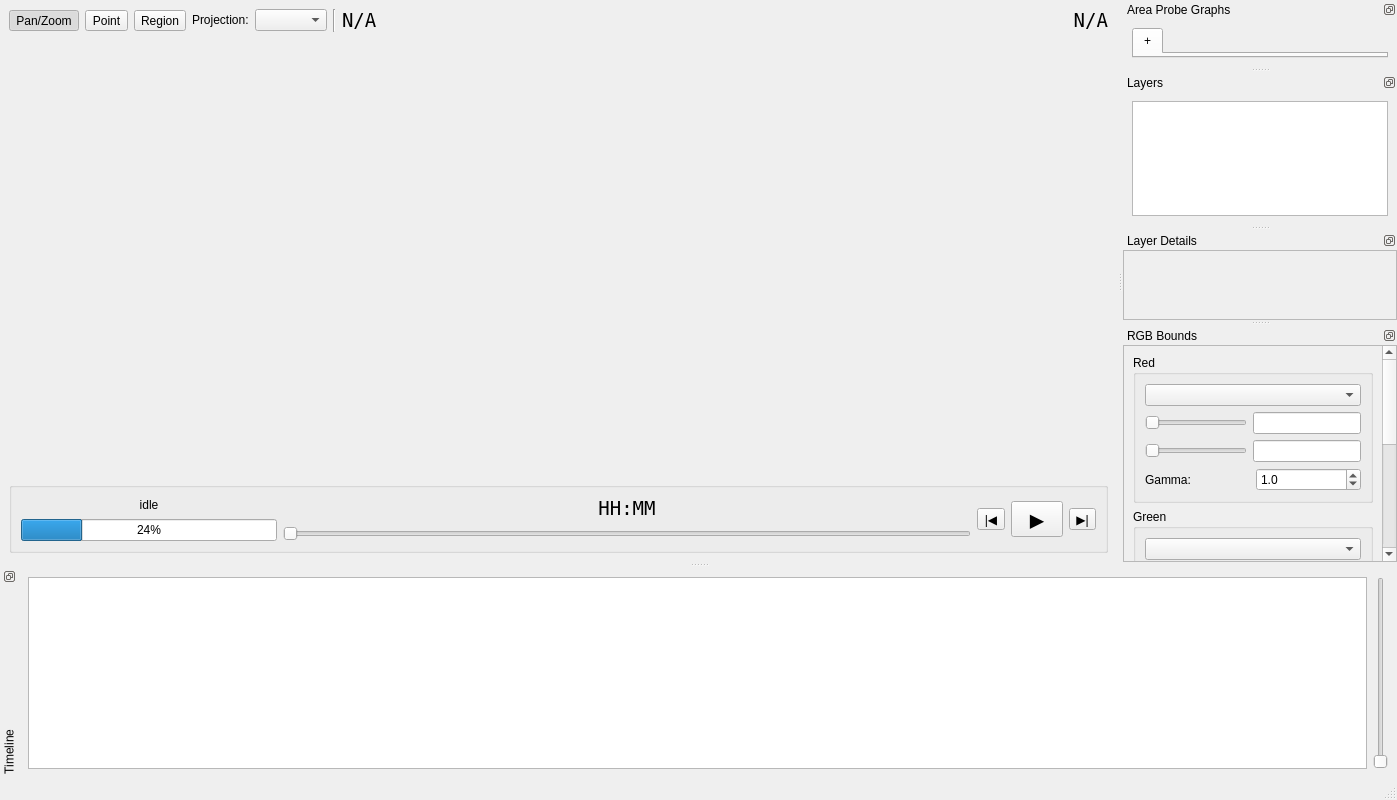
<?xml version="1.0" encoding="UTF-8"?>
<ui version="4.0">
 <class>MainWindow</class>
 <widget class="QMainWindow" name="MainWindow">
  <property name="geometry">
   <rect>
    <x>0</x>
    <y>0</y>
    <width>1397</width>
    <height>800</height>
   </rect>
  </property>
  <property name="acceptDrops">
   <bool>true</bool>
  </property>
  <property name="windowTitle">
   <string>SIFT |X.X.X|</string>
  </property>
  <widget class="QWidget" name="centralwidget">
   <layout class="QVBoxLayout" name="verticalLayout_2">
    <item>
     <layout class="QHBoxLayout" name="horizontalLayout_2">
      <item>
       <widget class="QToolButton" name="panZoomToolButton">
        <property name="sizePolicy">
         <sizepolicy hsizetype="Fixed" vsizetype="Fixed">
          <horstretch>0</horstretch>
          <verstretch>0</verstretch>
         </sizepolicy>
        </property>
        <property name="minimumSize">
         <size>
          <width>0</width>
          <height>0</height>
         </size>
        </property>
        <property name="toolTip">
         <string>Pan/Zoom Tool</string>
        </property>
        <property name="statusTip">
         <string>Left mouse click and drag pans the scene</string>
        </property>
        <property name="text">
         <string>Pan/Zoom</string>
        </property>
        <property name="checkable">
         <bool>true</bool>
        </property>
        <property name="checked">
         <bool>true</bool>
        </property>
        <property name="autoExclusive">
         <bool>false</bool>
        </property>
        <property name="autoRaise">
         <bool>false</bool>
        </property>
        <attribute name="buttonGroup">
         <string notr="true">buttonGroup</string>
        </attribute>
       </widget>
      </item>
      <item>
       <widget class="QToolButton" name="pointSelectButton">
        <property name="sizePolicy">
         <sizepolicy hsizetype="Fixed" vsizetype="Fixed">
          <horstretch>0</horstretch>
          <verstretch>0</verstretch>
         </sizepolicy>
        </property>
        <property name="minimumSize">
         <size>
          <width>0</width>
          <height>0</height>
         </size>
        </property>
        <property name="toolTip">
         <string>Point Probe Tool</string>
        </property>
        <property name="statusTip">
         <string>Left mouse click probes a single point in the scene</string>
        </property>
        <property name="text">
         <string>Point</string>
        </property>
        <property name="checkable">
         <bool>true</bool>
        </property>
        <attribute name="buttonGroup">
         <string notr="true">buttonGroup</string>
        </attribute>
       </widget>
      </item>
      <item>
       <widget class="QToolButton" name="regionSelectButton">
        <property name="sizePolicy">
         <sizepolicy hsizetype="Fixed" vsizetype="Fixed">
          <horstretch>0</horstretch>
          <verstretch>0</verstretch>
         </sizepolicy>
        </property>
        <property name="toolTip">
         <string>Region Probe Tool</string>
        </property>
        <property name="statusTip">
         <string>Left mouse click creates a polygon vertex (click initial vertex to complete)</string>
        </property>
        <property name="text">
         <string>Region</string>
        </property>
        <property name="checkable">
         <bool>true</bool>
        </property>
        <attribute name="buttonGroup">
         <string notr="true">buttonGroup</string>
        </attribute>
       </widget>
      </item>
      <item>
       <widget class="QLabel" name="projectionLabel">
        <property name="enabled">
         <bool>true</bool>
        </property>
        <property name="sizePolicy">
         <sizepolicy hsizetype="Fixed" vsizetype="Fixed">
          <horstretch>0</horstretch>
          <verstretch>0</verstretch>
         </sizepolicy>
        </property>
        <property name="text">
         <string>Projection:</string>
        </property>
       </widget>
      </item>
      <item>
       <widget class="QNoScrollComboBox" name="projectionComboBox">
        <property name="enabled">
         <bool>true</bool>
        </property>
       </widget>
      </item>
      <item>
       <widget class="Line" name="line">
        <property name="orientation">
         <enum>Qt::Vertical</enum>
        </property>
       </widget>
      </item>
      <item>
       <widget class="QLabel" name="cursorProbeText">
        <property name="sizePolicy">
         <sizepolicy hsizetype="Expanding" vsizetype="Preferred">
          <horstretch>0</horstretch>
          <verstretch>0</verstretch>
         </sizepolicy>
        </property>
        <property name="minimumSize">
         <size>
          <width>250</width>
          <height>0</height>
         </size>
        </property>
        <property name="maximumSize">
         <size>
          <width>16777215</width>
          <height>16777215</height>
         </size>
        </property>
        <property name="font">
         <font>
          <family>Andale Mono</family>
          <pointsize>14</pointsize>
         </font>
        </property>
        <property name="toolTip">
         <string>Value under cursor</string>
        </property>
        <property name="statusTip">
         <string>Top layer data value under point probe</string>
        </property>
        <property name="text">
         <string>N/A</string>
        </property>
        <property name="scaledContents">
         <bool>false</bool>
        </property>
        <property name="alignment">
         <set>Qt::AlignLeading|Qt::AlignLeft|Qt::AlignVCenter</set>
        </property>
       </widget>
      </item>
      <item>
       <spacer name="horizontalSpacer">
        <property name="orientation">
         <enum>Qt::Horizontal</enum>
        </property>
        <property name="sizeHint" stdset="0">
         <size>
          <width>40</width>
          <height>20</height>
         </size>
        </property>
       </spacer>
      </item>
      <item>
       <widget class="QLabel" name="cursorProbeLayer">
        <property name="sizePolicy">
         <sizepolicy hsizetype="Expanding" vsizetype="Preferred">
          <horstretch>0</horstretch>
          <verstretch>0</verstretch>
         </sizepolicy>
        </property>
        <property name="minimumSize">
         <size>
          <width>200</width>
          <height>0</height>
         </size>
        </property>
        <property name="font">
         <font>
          <family>Andale Mono</family>
          <pointsize>14</pointsize>
         </font>
        </property>
        <property name="text">
         <string>N/A</string>
        </property>
        <property name="alignment">
         <set>Qt::AlignRight|Qt::AlignTrailing|Qt::AlignVCenter</set>
        </property>
       </widget>
      </item>
     </layout>
    </item>
    <item>
     <widget class="QWidget" name="mainMapWidget" native="true">
      <property name="sizePolicy">
       <sizepolicy hsizetype="Expanding" vsizetype="Expanding">
        <horstretch>0</horstretch>
        <verstretch>0</verstretch>
       </sizepolicy>
      </property>
      <layout class="QVBoxLayout" name="verticalLayout_5">
       <item>
        <layout class="QVBoxLayout" name="verticalLayout_3"/>
       </item>
      </layout>
     </widget>
    </item>
    <item>
     <widget class="Line" name="line_2">
      <property name="orientation">
       <enum>Qt::Vertical</enum>
      </property>
     </widget>
    </item>
    <item>
     <widget class="QGroupBox" name="groupBox">
      <property name="title">
       <string/>
      </property>
      <layout class="QHBoxLayout" name="horizontalLayout">
       <item>
        <layout class="QVBoxLayout" name="verticalLayout_10">
         <item>
          <widget class="QLabel" name="progressText">
           <property name="minimumSize">
            <size>
             <width>240</width>
             <height>0</height>
            </size>
           </property>
           <property name="maximumSize">
            <size>
             <width>256</width>
             <height>16777215</height>
            </size>
           </property>
           <property name="text">
            <string>idle</string>
           </property>
           <property name="alignment">
            <set>Qt::AlignCenter</set>
           </property>
          </widget>
         </item>
         <item>
          <widget class="QProgressBar" name="progressBar">
           <property name="maximumSize">
            <size>
             <width>256</width>
             <height>16777215</height>
            </size>
           </property>
           <property name="toolTip">
            <string>Activity Progress</string>
           </property>
           <property name="value">
            <number>24</number>
           </property>
          </widget>
         </item>
        </layout>
       </item>
       <item>
        <layout class="QVBoxLayout" name="verticalLayout_11">
         <item>
          <widget class="QLabel" name="animationLabel">
           <property name="font">
            <font>
             <family>Andale Mono</family>
             <pointsize>14</pointsize>
            </font>
           </property>
           <property name="text">
            <string>HH:MM</string>
           </property>
           <property name="alignment">
            <set>Qt::AlignCenter</set>
           </property>
          </widget>
         </item>
         <item>
          <widget class="QSlider" name="animationSlider">
           <property name="orientation">
            <enum>Qt::Horizontal</enum>
           </property>
          </widget>
         </item>
        </layout>
       </item>
       <item>
        <widget class="QToolButton" name="animBack">
         <property name="toolTip">
          <string notr="true"/>
         </property>
         <property name="statusTip">
          <string>Step backward</string>
         </property>
         <property name="text">
          <string>|◀</string>
         </property>
        </widget>
       </item>
       <item>
        <widget class="QToolButton" name="animPlayPause">
         <property name="font">
          <font>
           <family>Andale Mono</family>
           <pointsize>18</pointsize>
           <italic>false</italic>
          </font>
         </property>
         <property name="statusTip">
          <string>Start or stop animation</string>
         </property>
         <property name="text">
          <string>▶</string>
         </property>
        </widget>
       </item>
       <item>
        <widget class="QToolButton" name="animForward">
         <property name="statusTip">
          <string>Step forward</string>
         </property>
         <property name="text">
          <string>▶|</string>
         </property>
        </widget>
       </item>
      </layout>
     </widget>
    </item>
   </layout>
  </widget>
  <widget class="QMenuBar" name="menubar">
   <property name="geometry">
    <rect>
     <x>0</x>
     <y>0</y>
     <width>1397</width>
     <height>22</height>
    </rect>
   </property>
  </widget>
  <widget class="QStatusBar" name="statusbar"/>
  <widget class="QDockWidget" name="areaProbePane">
   <property name="features">
    <set>QDockWidget::DockWidgetFloatable|QDockWidget::DockWidgetMovable</set>
   </property>
   <property name="windowTitle">
    <string>Area Probe Graphs</string>
   </property>
   <attribute name="dockWidgetArea">
    <number>2</number>
   </attribute>
   <widget class="QWidget" name="probeWidget">
    <property name="sizePolicy">
     <sizepolicy hsizetype="Preferred" vsizetype="Preferred">
      <horstretch>0</horstretch>
      <verstretch>0</verstretch>
     </sizepolicy>
    </property>
    <layout class="QVBoxLayout" name="verticalLayout_12">
     <item>
      <widget class="QTabWidget" name="probeTabWidget">
       <property name="maximumSize">
        <size>
         <width>16777215</width>
         <height>16777215</height>
        </size>
       </property>
       <property name="currentIndex">
        <number>0</number>
       </property>
       <widget class="QWidget" name="tab_plus">
        <attribute name="title">
         <string>+</string>
        </attribute>
       </widget>
      </widget>
     </item>
    </layout>
   </widget>
  </widget>
  <widget class="QDockWidget" name="layersPane">
   <property name="features">
    <set>QDockWidget::DockWidgetFloatable|QDockWidget::DockWidgetMovable</set>
   </property>
   <property name="windowTitle">
    <string>Layers</string>
   </property>
   <attribute name="dockWidgetArea">
    <number>2</number>
   </attribute>
   <widget class="QWidget" name="layersPaneWidget">
    <layout class="QVBoxLayout" name="verticalLayout_9">
     <item>
      <layout class="QVBoxLayout" name="layerWidgetLayout">
       <item>
        <widget class="QListView" name="layerListView">
         <property name="dragEnabled">
          <bool>true</bool>
         </property>
         <property name="dragDropMode">
          <enum>QAbstractItemView::InternalMove</enum>
         </property>
         <property name="selectionMode">
          <enum>QAbstractItemView::ExtendedSelection</enum>
         </property>
        </widget>
       </item>
      </layout>
     </item>
    </layout>
   </widget>
  </widget>
  <widget class="QDockWidget" name="layerDetailsPane">
   <property name="sizePolicy">
    <sizepolicy hsizetype="Preferred" vsizetype="Fixed">
     <horstretch>0</horstretch>
     <verstretch>0</verstretch>
    </sizepolicy>
   </property>
   <property name="statusTip">
    <string>Selected layer information</string>
   </property>
   <property name="features">
    <set>QDockWidget::DockWidgetFloatable|QDockWidget::DockWidgetMovable</set>
   </property>
   <property name="windowTitle">
    <string>Layer Details</string>
   </property>
   <attribute name="dockWidgetArea">
    <number>2</number>
   </attribute>
   <widget class="QWidget" name="layerInfoContents">
    <property name="sizePolicy">
     <sizepolicy hsizetype="Preferred" vsizetype="Preferred">
      <horstretch>0</horstretch>
      <verstretch>0</verstretch>
     </sizepolicy>
    </property>
    <layout class="QGridLayout" name="gridLayout">
     <property name="leftMargin">
      <number>0</number>
     </property>
     <property name="topMargin">
      <number>0</number>
     </property>
     <property name="rightMargin">
      <number>0</number>
     </property>
     <property name="bottomMargin">
      <number>0</number>
     </property>
     <item row="0" column="0">
      <widget class="QScrollArea" name="layerDetailsScrollArea">
       <property name="widgetResizable">
        <bool>true</bool>
       </property>
       <widget class="QWidget" name="layerDetailsContents">
        <property name="geometry">
         <rect>
          <x>0</x>
          <y>0</y>
          <width>280</width>
          <height>72</height>
         </rect>
        </property>
       </widget>
      </widget>
     </item>
    </layout>
   </widget>
  </widget>
  <widget class="QDockWidget" name="rgbConfigPane">
   <property name="sizePolicy">
    <sizepolicy hsizetype="Expanding" vsizetype="Expanding">
     <horstretch>0</horstretch>
     <verstretch>0</verstretch>
    </sizepolicy>
   </property>
   <property name="maximumSize">
    <size>
     <width>800</width>
     <height>800</height>
    </size>
   </property>
   <property name="baseSize">
    <size>
     <width>128</width>
     <height>128</height>
    </size>
   </property>
   <property name="features">
    <set>QDockWidget::DockWidgetFloatable|QDockWidget::DockWidgetMovable</set>
   </property>
   <property name="windowTitle">
    <string>RGB Bounds</string>
   </property>
   <attribute name="dockWidgetArea">
    <number>2</number>
   </attribute>
   <widget class="QWidget" name="dockWidgetContents">
    <layout class="QVBoxLayout" name="verticalLayout_4">
     <property name="leftMargin">
      <number>0</number>
     </property>
     <property name="topMargin">
      <number>0</number>
     </property>
     <property name="rightMargin">
      <number>0</number>
     </property>
     <property name="bottomMargin">
      <number>0</number>
     </property>
     <item>
      <widget class="QScrollArea" name="scrollArea">
       <property name="widgetResizable">
        <bool>true</bool>
       </property>
       <widget class="QWidget" name="scrollAreaWidgetContents_8">
        <property name="geometry">
         <rect>
          <x>0</x>
          <y>0</y>
          <width>280</width>
          <height>539</height>
         </rect>
        </property>
        <layout class="QVBoxLayout" name="verticalLayout_33">
         <item>
          <widget class="QGroupBox" name="redGroupBox">
           <property name="title">
            <string>Red</string>
           </property>
           <layout class="QVBoxLayout" name="verticalLayout_6">
            <item>
             <widget class="QNoScrollComboBox" name="comboRed">
              <property name="toolTip">
               <string>Red</string>
              </property>
              <property name="statusTip">
               <string>Red channel</string>
              </property>
             </widget>
            </item>
            <item>
             <layout class="QHBoxLayout" name="horizontalLayout_3">
              <item>
               <widget class="QNoScrollSlider" name="slideMinRed">
                <property name="sizePolicy">
                 <sizepolicy hsizetype="MinimumExpanding" vsizetype="Fixed">
                  <horstretch>0</horstretch>
                  <verstretch>0</verstretch>
                 </sizepolicy>
                </property>
                <property name="toolTip">
                 <string>value at 0% red</string>
                </property>
                <property name="maximum">
                 <number>32767</number>
                </property>
                <property name="orientation">
                 <enum>Qt::Horizontal</enum>
                </property>
               </widget>
              </item>
              <item>
               <widget class="QLineEdit" name="editMinRed">
                <property name="sizePolicy">
                 <sizepolicy hsizetype="Fixed" vsizetype="Fixed">
                  <horstretch>0</horstretch>
                  <verstretch>0</verstretch>
                 </sizepolicy>
                </property>
                <property name="minimumSize">
                 <size>
                  <width>80</width>
                  <height>0</height>
                 </size>
                </property>
               </widget>
              </item>
             </layout>
            </item>
            <item>
             <layout class="QHBoxLayout" name="horizontalLayout_4">
              <item>
               <widget class="QNoScrollSlider" name="slideMaxRed">
                <property name="sizePolicy">
                 <sizepolicy hsizetype="MinimumExpanding" vsizetype="Fixed">
                  <horstretch>0</horstretch>
                  <verstretch>0</verstretch>
                 </sizepolicy>
                </property>
                <property name="toolTip">
                 <string>value at 100% red</string>
                </property>
                <property name="maximum">
                 <number>32767</number>
                </property>
                <property name="orientation">
                 <enum>Qt::Horizontal</enum>
                </property>
               </widget>
              </item>
              <item>
               <widget class="QLineEdit" name="editMaxRed">
                <property name="sizePolicy">
                 <sizepolicy hsizetype="Fixed" vsizetype="Fixed">
                  <horstretch>0</horstretch>
                  <verstretch>0</verstretch>
                 </sizepolicy>
                </property>
                <property name="minimumSize">
                 <size>
                  <width>80</width>
                  <height>0</height>
                 </size>
                </property>
               </widget>
              </item>
             </layout>
            </item>
            <item>
             <layout class="QHBoxLayout" name="horizontalLayout_5">
              <item>
               <widget class="QLabel" name="redGammaLabel">
                <property name="text">
                 <string>Gamma: </string>
                </property>
               </widget>
              </item>
              <item>
               <widget class="QNoScrollDoubleSpinBox" name="redGammaSpinBox">
                <property name="decimals">
                 <number>1</number>
                </property>
                <property name="maximum">
                 <double>5.000000000000000</double>
                </property>
                <property name="singleStep">
                 <double>0.100000000000000</double>
                </property>
                <property name="value">
                 <double>1.000000000000000</double>
                </property>
               </widget>
              </item>
             </layout>
            </item>
           </layout>
          </widget>
         </item>
         <item>
          <widget class="QGroupBox" name="greenGroupBox">
           <property name="title">
            <string>Green</string>
           </property>
           <layout class="QVBoxLayout" name="verticalLayout_7">
            <item>
             <widget class="QNoScrollComboBox" name="comboGreen">
              <property name="sizePolicy">
               <sizepolicy hsizetype="MinimumExpanding" vsizetype="Fixed">
                <horstretch>0</horstretch>
                <verstretch>0</verstretch>
               </sizepolicy>
              </property>
              <property name="toolTip">
               <string>Green</string>
              </property>
              <property name="statusTip">
               <string>Red channel</string>
              </property>
             </widget>
            </item>
            <item>
             <layout class="QHBoxLayout" name="horizontalLayout_43">
              <item>
               <widget class="QNoScrollSlider" name="slideMinGreen">
                <property name="sizePolicy">
                 <sizepolicy hsizetype="MinimumExpanding" vsizetype="Fixed">
                  <horstretch>0</horstretch>
                  <verstretch>0</verstretch>
                 </sizepolicy>
                </property>
                <property name="toolTip">
                 <string>value at 0% green</string>
                </property>
                <property name="maximum">
                 <number>32767</number>
                </property>
                <property name="orientation">
                 <enum>Qt::Horizontal</enum>
                </property>
               </widget>
              </item>
              <item>
               <widget class="QLineEdit" name="editMinGreen">
                <property name="sizePolicy">
                 <sizepolicy hsizetype="Fixed" vsizetype="Fixed">
                  <horstretch>0</horstretch>
                  <verstretch>0</verstretch>
                 </sizepolicy>
                </property>
                <property name="minimumSize">
                 <size>
                  <width>80</width>
                  <height>0</height>
                 </size>
                </property>
               </widget>
              </item>
             </layout>
            </item>
            <item>
             <layout class="QHBoxLayout" name="horizontalLayout_44">
              <item>
               <widget class="QNoScrollSlider" name="slideMaxGreen">
                <property name="sizePolicy">
                 <sizepolicy hsizetype="MinimumExpanding" vsizetype="Fixed">
                  <horstretch>0</horstretch>
                  <verstretch>0</verstretch>
                 </sizepolicy>
                </property>
                <property name="toolTip">
                 <string>value at 100% green</string>
                </property>
                <property name="maximum">
                 <number>32767</number>
                </property>
                <property name="orientation">
                 <enum>Qt::Horizontal</enum>
                </property>
               </widget>
              </item>
              <item>
               <widget class="QLineEdit" name="editMaxGreen">
                <property name="sizePolicy">
                 <sizepolicy hsizetype="Fixed" vsizetype="Fixed">
                  <horstretch>0</horstretch>
                  <verstretch>0</verstretch>
                 </sizepolicy>
                </property>
                <property name="minimumSize">
                 <size>
                  <width>80</width>
                  <height>0</height>
                 </size>
                </property>
               </widget>
              </item>
             </layout>
            </item>
            <item>
             <layout class="QHBoxLayout" name="horizontalLayout_6">
              <item>
               <widget class="QLabel" name="greenGammaLabel">
                <property name="text">
                 <string>Gamma: </string>
                </property>
               </widget>
              </item>
              <item>
               <widget class="QNoScrollDoubleSpinBox" name="greenGammaSpinBox">
                <property name="decimals">
                 <number>1</number>
                </property>
                <property name="maximum">
                 <double>5.000000000000000</double>
                </property>
                <property name="singleStep">
                 <double>0.100000000000000</double>
                </property>
                <property name="value">
                 <double>1.000000000000000</double>
                </property>
               </widget>
              </item>
             </layout>
            </item>
           </layout>
          </widget>
         </item>
         <item>
          <widget class="QGroupBox" name="blueGroupBox">
           <property name="title">
            <string>Blue</string>
           </property>
           <layout class="QVBoxLayout" name="verticalLayout_8">
            <item>
             <widget class="QNoScrollComboBox" name="comboBlue">
              <property name="sizePolicy">
               <sizepolicy hsizetype="MinimumExpanding" vsizetype="Fixed">
                <horstretch>0</horstretch>
                <verstretch>0</verstretch>
               </sizepolicy>
              </property>
              <property name="toolTip">
               <string>Red</string>
              </property>
              <property name="statusTip">
               <string>Red channel</string>
              </property>
             </widget>
            </item>
            <item>
             <layout class="QHBoxLayout" name="horizontalLayout_41">
              <item>
               <widget class="QNoScrollSlider" name="slideMinBlue">
                <property name="sizePolicy">
                 <sizepolicy hsizetype="MinimumExpanding" vsizetype="Fixed">
                  <horstretch>0</horstretch>
                  <verstretch>0</verstretch>
                 </sizepolicy>
                </property>
                <property name="toolTip">
                 <string>value at 0% blue</string>
                </property>
                <property name="maximum">
                 <number>32767</number>
                </property>
                <property name="orientation">
                 <enum>Qt::Horizontal</enum>
                </property>
               </widget>
              </item>
              <item>
               <widget class="QLineEdit" name="editMinBlue">
                <property name="sizePolicy">
                 <sizepolicy hsizetype="Fixed" vsizetype="Fixed">
                  <horstretch>0</horstretch>
                  <verstretch>0</verstretch>
                 </sizepolicy>
                </property>
                <property name="minimumSize">
                 <size>
                  <width>80</width>
                  <height>0</height>
                 </size>
                </property>
               </widget>
              </item>
             </layout>
            </item>
            <item>
             <layout class="QHBoxLayout" name="horizontalLayout_42">
              <item>
               <widget class="QNoScrollSlider" name="slideMaxBlue">
                <property name="sizePolicy">
                 <sizepolicy hsizetype="MinimumExpanding" vsizetype="Fixed">
                  <horstretch>0</horstretch>
                  <verstretch>0</verstretch>
                 </sizepolicy>
                </property>
                <property name="toolTip">
                 <string>value at 100% blue</string>
                </property>
                <property name="maximum">
                 <number>32767</number>
                </property>
                <property name="orientation">
                 <enum>Qt::Horizontal</enum>
                </property>
               </widget>
              </item>
              <item>
               <widget class="QLineEdit" name="editMaxBlue">
                <property name="sizePolicy">
                 <sizepolicy hsizetype="Fixed" vsizetype="Fixed">
                  <horstretch>0</horstretch>
                  <verstretch>0</verstretch>
                 </sizepolicy>
                </property>
                <property name="minimumSize">
                 <size>
                  <width>80</width>
                  <height>0</height>
                 </size>
                </property>
               </widget>
              </item>
             </layout>
            </item>
            <item>
             <layout class="QHBoxLayout" name="horizontalLayout_7">
              <item>
               <widget class="QLabel" name="blueGammaLabel">
                <property name="text">
                 <string>Gamma: </string>
                </property>
               </widget>
              </item>
              <item>
               <widget class="QNoScrollDoubleSpinBox" name="blueGammaSpinBox">
                <property name="decimals">
                 <number>1</number>
                </property>
                <property name="maximum">
                 <double>5.000000000000000</double>
                </property>
                <property name="singleStep">
                 <double>0.100000000000000</double>
                </property>
                <property name="value">
                 <double>1.000000000000000</double>
                </property>
               </widget>
              </item>
             </layout>
            </item>
           </layout>
          </widget>
         </item>
        </layout>
       </widget>
      </widget>
     </item>
    </layout>
   </widget>
  </widget>
  <widget class="QDockWidget" name="timelinePane">
   <property name="minimumSize">
    <size>
     <width>172</width>
     <height>102</height>
    </size>
   </property>
   <property name="baseSize">
    <size>
     <width>0</width>
     <height>32</height>
    </size>
   </property>
   <property name="features">
    <set>QDockWidget::DockWidgetFloatable|QDockWidget::DockWidgetMovable|QDockWidget::DockWidgetVerticalTitleBar</set>
   </property>
   <property name="windowTitle">
    <string>Timeline</string>
   </property>
   <attribute name="dockWidgetArea">
    <number>8</number>
   </attribute>
   <widget class="QWidget" name="dockWidgetContents_2">
    <layout class="QHBoxLayout" name="horizontalLayout_9">
     <item>
      <widget class="QGraphicsView" name="timelineView"/>
     </item>
     <item>
      <widget class="QSlider" name="timelineScaleSlider">
       <property name="maximum">
        <number>1000</number>
       </property>
       <property name="singleStep">
        <number>10</number>
       </property>
       <property name="pageStep">
        <number>100</number>
       </property>
       <property name="orientation">
        <enum>Qt::Vertical</enum>
       </property>
       <property name="tickPosition">
        <enum>QSlider::NoTicks</enum>
       </property>
       <property name="tickInterval">
        <number>100</number>
       </property>
      </widget>
     </item>
    </layout>
   </widget>
  </widget>
 </widget>
 <customwidgets>
  <customwidget>
   <class>QNoScrollComboBox</class>
   <extends>QComboBox</extends>
   <header>uwsift.ui.custom_widgets</header>
  </customwidget>
  <customwidget>
   <class>QNoScrollSlider</class>
   <extends>QSlider</extends>
   <header>uwsift.ui.custom_widgets</header>
  </customwidget>
  <customwidget>
   <class>QNoScrollDoubleSpinBox</class>
   <extends>QDoubleSpinBox</extends>
   <header>uwsift.ui.custom_widgets</header>
  </customwidget>
 </customwidgets>
 <resources/>
 <connections/>
 <buttongroups>
  <buttongroup name="buttonGroup"/>
 </buttongroups>
</ui>
